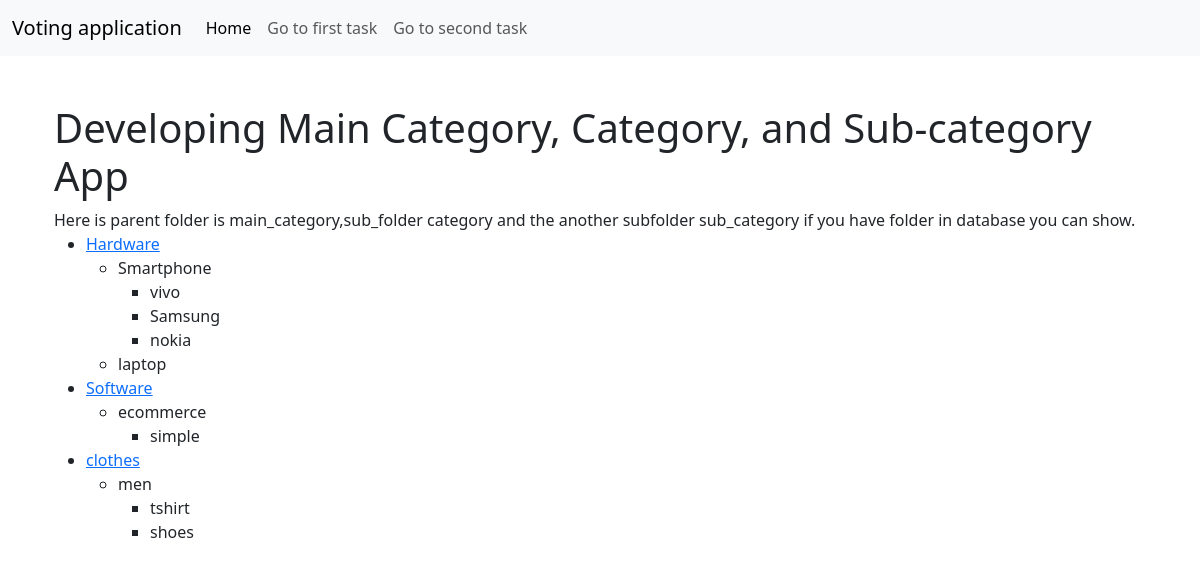
The app's page /category// with its own data.
### poll_by_department/models.py (models this page shows, shortened)
class Main_Category(models.Model):
    name = models.CharField(max_length=100)

class Category(models.Model):
    main_category = models.ForeignKey(Main_Category, on_delete=models.CASCADE)
    name = models.CharField(max_length=100)

class Sub_Category(models.Model):
    category = models.ForeignKey(Category, on_delete=models.CASCADE)
    name = models.CharField(max_length=100)

### poll_by_department/views.py (the view)
# urls.py: path('category/', include('poll_by_department.urls'))
def category(request):
    main_category = Main_Category.objects.all().order_by('id')
    context = {
        'main_category': main_category,
    }
    return render(request,'second_task.html',context)

### templates/second_task.html
{% extends 'index.html'%}
{% block content%}
<div class="container mt-5">
    <h1>Developing Main Category, Category, and Sub-category App</h1>
    <div>Here is parent folder is main_category,sub_folder category and the another subfolder sub_category if you have folder in database you can show.</div>
    <nav>
        <ul>
            {% for i in main_category %}
            <li>
                <a href="#" id="mainCategory{{ forloop.counter }}">{{ i.name }}</a>
                <ul>
                    {% for cat in i.category_set.all %}
                    <li>
                        {{ cat.name }}
                        <ul>
                            {% for sub_cat in cat.sub_category_set.all %}
                            <li>{{ sub_cat.name }}</li>
                            {% endfor %}
                        </ul>
                    </li>
                    {% endfor %}
                </ul>
            </li>
            {% endfor %}
        </ul>
    </nav>
</div>
{% endblock %}

### templates/index.html (shortened to what this page needs)
<!DOCTYPE html>
{% load static %}
<html lang="en">
<head>
    <link rel="stylesheet" href="{% static 'css/bootstrap.css'%}">
    <nav class="navbar navbar-expand-lg bg-body-tertiary">
        <div class="container-fluid">
          <a class="navbar-brand" href="#">Voting application</a>
          <div class="collapse navbar-collapse" id="navbarNav">
            <ul class="navbar-nav">
              <li class="nav-item">
                <a class="nav-link active" aria-current="page" href="#">Home</a>
              </li>
              <li class="nav-item">
                <a class="nav-link" href="{% url 'home' %}">Go to first task</a>
              </li>
              <li class="nav-item">
                <a class="nav-link" href="{% url 'category' %}">Go to second task</a>
              </li>
            </ul>
          </div>
        </div>
      </nav>
</head>
<body>
    <div class="container">
        {% block content%}
        {% endblock %}
    </div>
</body>
</html>

### records on screen
Main_Category: name "Hardware"
Category: name "Smartphone"
Sub_Category: name "vivo"
Sub_Category: name "Samsung"
Sub_Category: name "nokia"
Category: name "laptop"
Main_Category: name "Software"
Category: name "ecommerce"
Sub_Category: name "simple"
Main_Category: name "clothes"
Category: name "men"
Sub_Category: name "tshirt"
Sub_Category: name "shoes"
